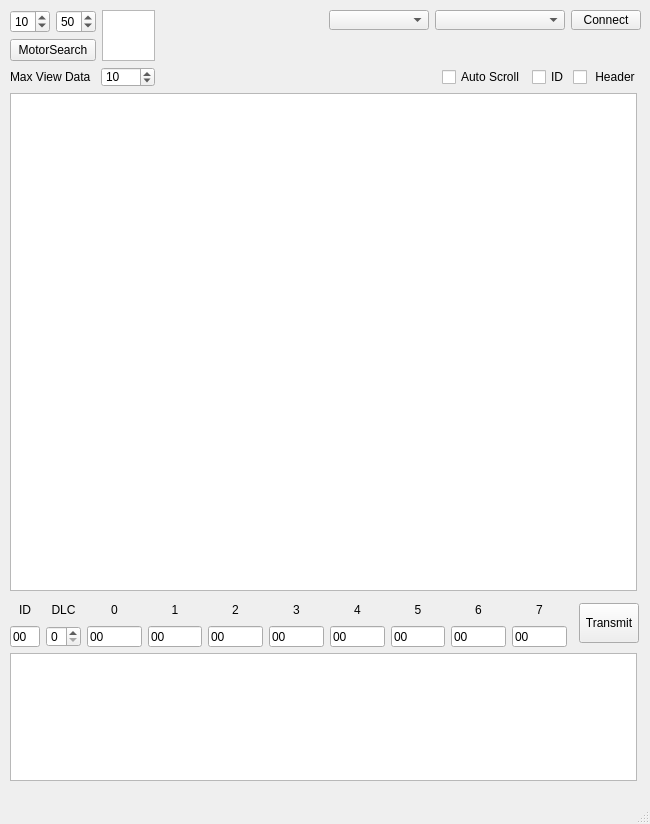
<?xml version="1.0" encoding="UTF-8"?>
<ui version="4.0">
 <class>MainWindow</class>
 <widget class="QMainWindow" name="MainWindow">
  <property name="geometry">
   <rect>
    <x>0</x>
    <y>0</y>
    <width>650</width>
    <height>824</height>
   </rect>
  </property>
  <property name="windowTitle">
   <string>MainWindow</string>
  </property>
  <widget class="QWidget" name="centralwidget">
   <widget class="QWidget" name="layoutWidget">
    <property name="geometry">
     <rect>
      <x>10</x>
      <y>600</y>
      <width>629</width>
      <height>181</height>
     </rect>
    </property>
    <layout class="QGridLayout" name="gridLayout_5">
     <item row="0" column="2">
      <spacer name="horizontalSpacer_2">
       <property name="orientation">
        <enum>Qt::Horizontal</enum>
       </property>
       <property name="sizeHint" stdset="0">
        <size>
         <width>40</width>
         <height>20</height>
        </size>
       </property>
      </spacer>
     </item>
     <item row="0" column="3">
      <widget class="QPushButton" name="CAN_tx_single_button">
       <property name="sizePolicy">
        <sizepolicy hsizetype="MinimumExpanding" vsizetype="Fixed">
         <horstretch>0</horstretch>
         <verstretch>0</verstretch>
        </sizepolicy>
       </property>
       <property name="minimumSize">
        <size>
         <width>60</width>
         <height>40</height>
        </size>
       </property>
       <property name="text">
        <string>Transmit</string>
       </property>
      </widget>
     </item>
     <item row="0" column="1">
      <layout class="QGridLayout" name="gridLayout_3">
       <item row="0" column="3">
        <widget class="QLabel" name="label_9">
         <property name="sizePolicy">
          <sizepolicy hsizetype="Preferred" vsizetype="Fixed">
           <horstretch>0</horstretch>
           <verstretch>0</verstretch>
          </sizepolicy>
         </property>
         <property name="minimumSize">
          <size>
           <width>20</width>
           <height>20</height>
          </size>
         </property>
         <property name="text">
          <string>3</string>
         </property>
         <property name="alignment">
          <set>Qt::AlignCenter</set>
         </property>
        </widget>
       </item>
       <item row="0" column="2">
        <widget class="QLabel" name="label_8">
         <property name="sizePolicy">
          <sizepolicy hsizetype="Preferred" vsizetype="Fixed">
           <horstretch>0</horstretch>
           <verstretch>0</verstretch>
          </sizepolicy>
         </property>
         <property name="minimumSize">
          <size>
           <width>20</width>
           <height>20</height>
          </size>
         </property>
         <property name="text">
          <string>2</string>
         </property>
         <property name="alignment">
          <set>Qt::AlignCenter</set>
         </property>
        </widget>
       </item>
       <item row="0" column="0">
        <widget class="QLabel" name="label_6">
         <property name="sizePolicy">
          <sizepolicy hsizetype="Preferred" vsizetype="Fixed">
           <horstretch>0</horstretch>
           <verstretch>0</verstretch>
          </sizepolicy>
         </property>
         <property name="minimumSize">
          <size>
           <width>20</width>
           <height>20</height>
          </size>
         </property>
         <property name="text">
          <string>0</string>
         </property>
         <property name="alignment">
          <set>Qt::AlignCenter</set>
         </property>
         <property name="textInteractionFlags">
          <set>Qt::TextBrowserInteraction</set>
         </property>
        </widget>
       </item>
       <item row="0" column="1">
        <widget class="QLabel" name="label_7">
         <property name="sizePolicy">
          <sizepolicy hsizetype="Preferred" vsizetype="Fixed">
           <horstretch>0</horstretch>
           <verstretch>0</verstretch>
          </sizepolicy>
         </property>
         <property name="minimumSize">
          <size>
           <width>20</width>
           <height>20</height>
          </size>
         </property>
         <property name="text">
          <string>1</string>
         </property>
         <property name="alignment">
          <set>Qt::AlignCenter</set>
         </property>
        </widget>
       </item>
       <item row="1" column="4">
        <widget class="QLineEdit" name="CAN_tx_4">
         <property name="sizePolicy">
          <sizepolicy hsizetype="MinimumExpanding" vsizetype="Fixed">
           <horstretch>0</horstretch>
           <verstretch>0</verstretch>
          </sizepolicy>
         </property>
         <property name="minimumSize">
          <size>
           <width>20</width>
           <height>20</height>
          </size>
         </property>
         <property name="text">
          <string>00</string>
         </property>
         <property name="maxLength">
          <number>2</number>
         </property>
         <property name="clearButtonEnabled">
          <bool>false</bool>
         </property>
        </widget>
       </item>
       <item row="1" column="1">
        <widget class="QLineEdit" name="CAN_tx_1">
         <property name="sizePolicy">
          <sizepolicy hsizetype="MinimumExpanding" vsizetype="Fixed">
           <horstretch>0</horstretch>
           <verstretch>0</verstretch>
          </sizepolicy>
         </property>
         <property name="minimumSize">
          <size>
           <width>20</width>
           <height>20</height>
          </size>
         </property>
         <property name="text">
          <string>00</string>
         </property>
         <property name="maxLength">
          <number>2</number>
         </property>
         <property name="clearButtonEnabled">
          <bool>false</bool>
         </property>
        </widget>
       </item>
       <item row="1" column="2">
        <widget class="QLineEdit" name="CAN_tx_2">
         <property name="sizePolicy">
          <sizepolicy hsizetype="MinimumExpanding" vsizetype="Fixed">
           <horstretch>0</horstretch>
           <verstretch>0</verstretch>
          </sizepolicy>
         </property>
         <property name="minimumSize">
          <size>
           <width>20</width>
           <height>20</height>
          </size>
         </property>
         <property name="text">
          <string>00</string>
         </property>
         <property name="maxLength">
          <number>2</number>
         </property>
         <property name="clearButtonEnabled">
          <bool>false</bool>
         </property>
        </widget>
       </item>
       <item row="1" column="0">
        <widget class="QLineEdit" name="CAN_tx_0">
         <property name="sizePolicy">
          <sizepolicy hsizetype="MinimumExpanding" vsizetype="Fixed">
           <horstretch>0</horstretch>
           <verstretch>0</verstretch>
          </sizepolicy>
         </property>
         <property name="minimumSize">
          <size>
           <width>20</width>
           <height>20</height>
          </size>
         </property>
         <property name="text">
          <string>00</string>
         </property>
         <property name="maxLength">
          <number>2</number>
         </property>
         <property name="clearButtonEnabled">
          <bool>false</bool>
         </property>
        </widget>
       </item>
       <item row="1" column="3">
        <widget class="QLineEdit" name="CAN_tx_3">
         <property name="sizePolicy">
          <sizepolicy hsizetype="MinimumExpanding" vsizetype="Fixed">
           <horstretch>0</horstretch>
           <verstretch>0</verstretch>
          </sizepolicy>
         </property>
         <property name="minimumSize">
          <size>
           <width>20</width>
           <height>20</height>
          </size>
         </property>
         <property name="text">
          <string>00</string>
         </property>
         <property name="maxLength">
          <number>2</number>
         </property>
         <property name="clearButtonEnabled">
          <bool>false</bool>
         </property>
        </widget>
       </item>
       <item row="1" column="5">
        <widget class="QLineEdit" name="CAN_tx_5">
         <property name="sizePolicy">
          <sizepolicy hsizetype="MinimumExpanding" vsizetype="Fixed">
           <horstretch>0</horstretch>
           <verstretch>0</verstretch>
          </sizepolicy>
         </property>
         <property name="minimumSize">
          <size>
           <width>20</width>
           <height>20</height>
          </size>
         </property>
         <property name="text">
          <string>00</string>
         </property>
         <property name="maxLength">
          <number>2</number>
         </property>
         <property name="clearButtonEnabled">
          <bool>false</bool>
         </property>
        </widget>
       </item>
       <item row="0" column="5">
        <widget class="QLabel" name="label_11">
         <property name="sizePolicy">
          <sizepolicy hsizetype="Preferred" vsizetype="Fixed">
           <horstretch>0</horstretch>
           <verstretch>0</verstretch>
          </sizepolicy>
         </property>
         <property name="minimumSize">
          <size>
           <width>20</width>
           <height>20</height>
          </size>
         </property>
         <property name="text">
          <string>5</string>
         </property>
         <property name="alignment">
          <set>Qt::AlignCenter</set>
         </property>
        </widget>
       </item>
       <item row="0" column="4">
        <widget class="QLabel" name="label_10">
         <property name="sizePolicy">
          <sizepolicy hsizetype="Preferred" vsizetype="Fixed">
           <horstretch>0</horstretch>
           <verstretch>0</verstretch>
          </sizepolicy>
         </property>
         <property name="minimumSize">
          <size>
           <width>20</width>
           <height>20</height>
          </size>
         </property>
         <property name="text">
          <string>4</string>
         </property>
         <property name="alignment">
          <set>Qt::AlignCenter</set>
         </property>
        </widget>
       </item>
       <item row="1" column="7">
        <widget class="QLineEdit" name="CAN_tx_7">
         <property name="sizePolicy">
          <sizepolicy hsizetype="MinimumExpanding" vsizetype="Fixed">
           <horstretch>0</horstretch>
           <verstretch>0</verstretch>
          </sizepolicy>
         </property>
         <property name="minimumSize">
          <size>
           <width>20</width>
           <height>20</height>
          </size>
         </property>
         <property name="text">
          <string>00</string>
         </property>
         <property name="maxLength">
          <number>2</number>
         </property>
         <property name="clearButtonEnabled">
          <bool>false</bool>
         </property>
        </widget>
       </item>
       <item row="0" column="6">
        <widget class="QLabel" name="label_12">
         <property name="sizePolicy">
          <sizepolicy hsizetype="Preferred" vsizetype="Fixed">
           <horstretch>0</horstretch>
           <verstretch>0</verstretch>
          </sizepolicy>
         </property>
         <property name="minimumSize">
          <size>
           <width>20</width>
           <height>20</height>
          </size>
         </property>
         <property name="text">
          <string>6</string>
         </property>
         <property name="alignment">
          <set>Qt::AlignCenter</set>
         </property>
        </widget>
       </item>
       <item row="0" column="7">
        <widget class="QLabel" name="label_13">
         <property name="sizePolicy">
          <sizepolicy hsizetype="Preferred" vsizetype="Fixed">
           <horstretch>0</horstretch>
           <verstretch>0</verstretch>
          </sizepolicy>
         </property>
         <property name="minimumSize">
          <size>
           <width>20</width>
           <height>20</height>
          </size>
         </property>
         <property name="text">
          <string>7</string>
         </property>
         <property name="alignment">
          <set>Qt::AlignCenter</set>
         </property>
        </widget>
       </item>
       <item row="1" column="6">
        <widget class="QLineEdit" name="CAN_tx_6">
         <property name="sizePolicy">
          <sizepolicy hsizetype="MinimumExpanding" vsizetype="Fixed">
           <horstretch>0</horstretch>
           <verstretch>0</verstretch>
          </sizepolicy>
         </property>
         <property name="minimumSize">
          <size>
           <width>20</width>
           <height>20</height>
          </size>
         </property>
         <property name="text">
          <string>00</string>
         </property>
         <property name="maxLength">
          <number>2</number>
         </property>
         <property name="clearButtonEnabled">
          <bool>false</bool>
         </property>
        </widget>
       </item>
      </layout>
     </item>
     <item row="0" column="0">
      <layout class="QGridLayout" name="gridLayout_4">
       <item row="2" column="2">
        <widget class="QLabel" name="label_15">
         <property name="sizePolicy">
          <sizepolicy hsizetype="Expanding" vsizetype="Fixed">
           <horstretch>0</horstretch>
           <verstretch>0</verstretch>
          </sizepolicy>
         </property>
         <property name="minimumSize">
          <size>
           <width>20</width>
           <height>20</height>
          </size>
         </property>
         <property name="text">
          <string>DLC</string>
         </property>
         <property name="alignment">
          <set>Qt::AlignCenter</set>
         </property>
        </widget>
       </item>
       <item row="2" column="1">
        <widget class="QLabel" name="label_14">
         <property name="sizePolicy">
          <sizepolicy hsizetype="Expanding" vsizetype="Fixed">
           <horstretch>0</horstretch>
           <verstretch>0</verstretch>
          </sizepolicy>
         </property>
         <property name="minimumSize">
          <size>
           <width>20</width>
           <height>20</height>
          </size>
         </property>
         <property name="text">
          <string>ID</string>
         </property>
         <property name="alignment">
          <set>Qt::AlignCenter</set>
         </property>
        </widget>
       </item>
       <item row="3" column="1">
        <widget class="QLineEdit" name="CAN_tx_id">
         <property name="sizePolicy">
          <sizepolicy hsizetype="MinimumExpanding" vsizetype="Fixed">
           <horstretch>0</horstretch>
           <verstretch>0</verstretch>
          </sizepolicy>
         </property>
         <property name="minimumSize">
          <size>
           <width>30</width>
           <height>20</height>
          </size>
         </property>
         <property name="text">
          <string>00</string>
         </property>
         <property name="maxLength">
          <number>3</number>
         </property>
         <property name="clearButtonEnabled">
          <bool>false</bool>
         </property>
        </widget>
       </item>
       <item row="3" column="2">
        <widget class="QSpinBox" name="CAN_tx_dlc">
         <property name="sizePolicy">
          <sizepolicy hsizetype="MinimumExpanding" vsizetype="Fixed">
           <horstretch>0</horstretch>
           <verstretch>0</verstretch>
          </sizepolicy>
         </property>
         <property name="minimumSize">
          <size>
           <width>35</width>
           <height>20</height>
          </size>
         </property>
         <property name="maximum">
          <number>8</number>
         </property>
        </widget>
       </item>
      </layout>
     </item>
     <item row="1" column="0" colspan="4">
      <widget class="QTableView" name="CAN_tx_tableView">
       <property name="sizePolicy">
        <sizepolicy hsizetype="Expanding" vsizetype="MinimumExpanding">
         <horstretch>0</horstretch>
         <verstretch>0</verstretch>
        </sizepolicy>
       </property>
       <property name="minimumSize">
        <size>
         <width>627</width>
         <height>40</height>
        </size>
       </property>
       <property name="maximumSize">
        <size>
         <width>627</width>
         <height>130</height>
        </size>
       </property>
      </widget>
     </item>
    </layout>
   </widget>
   <widget class="QWidget" name="layoutWidget_2">
    <property name="geometry">
     <rect>
      <x>10</x>
      <y>10</y>
      <width>631</width>
      <height>581</height>
     </rect>
    </property>
    <layout class="QGridLayout" name="gridLayout_6">
     <property name="sizeConstraint">
      <enum>QLayout::SetDefaultConstraint</enum>
     </property>
     <item row="0" column="0" rowspan="3">
      <layout class="QGridLayout" name="gridLayout">
       <item row="0" column="1">
        <widget class="QSpinBox" name="MotorSearch_endnum">
         <property name="minimumSize">
          <size>
           <width>40</width>
           <height>20</height>
          </size>
         </property>
         <property name="maximumSize">
          <size>
           <width>40</width>
           <height>16777215</height>
          </size>
         </property>
         <property name="minimum">
          <number>2</number>
         </property>
         <property name="maximum">
          <number>2047</number>
         </property>
         <property name="value">
          <number>50</number>
         </property>
        </widget>
       </item>
       <item row="0" column="0">
        <widget class="QSpinBox" name="MotorSearch_startnum">
         <property name="minimumSize">
          <size>
           <width>40</width>
           <height>20</height>
          </size>
         </property>
         <property name="maximumSize">
          <size>
           <width>40</width>
           <height>16777215</height>
          </size>
         </property>
         <property name="minimum">
          <number>1</number>
         </property>
         <property name="maximum">
          <number>2046</number>
         </property>
         <property name="value">
          <number>10</number>
         </property>
        </widget>
       </item>
       <item row="1" column="0" colspan="2">
        <widget class="QPushButton" name="MotorSearch_start_button">
         <property name="minimumSize">
          <size>
           <width>80</width>
           <height>20</height>
          </size>
         </property>
         <property name="maximumSize">
          <size>
           <width>90</width>
           <height>16777215</height>
          </size>
         </property>
         <property name="text">
          <string>MotorSearch</string>
         </property>
        </widget>
       </item>
       <item row="0" column="2" rowspan="2">
        <widget class="QListView" name="MotorSearch_list">
         <property name="sizePolicy">
          <sizepolicy hsizetype="Minimum" vsizetype="Minimum">
           <horstretch>0</horstretch>
           <verstretch>0</verstretch>
          </sizepolicy>
         </property>
         <property name="minimumSize">
          <size>
           <width>40</width>
           <height>40</height>
          </size>
         </property>
         <property name="maximumSize">
          <size>
           <width>53</width>
           <height>16777215</height>
          </size>
         </property>
         <property name="font">
          <font>
           <pointsize>9</pointsize>
          </font>
         </property>
        </widget>
       </item>
      </layout>
     </item>
     <item row="0" column="1">
      <spacer name="horizontalSpacer_3">
       <property name="orientation">
        <enum>Qt::Horizontal</enum>
       </property>
       <property name="sizeHint" stdset="0">
        <size>
         <width>40</width>
         <height>20</height>
        </size>
       </property>
      </spacer>
     </item>
     <item row="1" column="2" rowspan="2">
      <spacer name="verticalSpacer_2">
       <property name="orientation">
        <enum>Qt::Vertical</enum>
       </property>
       <property name="sizeType">
        <enum>QSizePolicy::Fixed</enum>
       </property>
       <property name="sizeHint" stdset="0">
        <size>
         <width>20</width>
         <height>28</height>
        </size>
       </property>
      </spacer>
     </item>
     <item row="1" column="1" rowspan="2">
      <spacer name="verticalSpacer">
       <property name="orientation">
        <enum>Qt::Vertical</enum>
       </property>
       <property name="sizeType">
        <enum>QSizePolicy::Fixed</enum>
       </property>
       <property name="sizeHint" stdset="0">
        <size>
         <width>20</width>
         <height>28</height>
        </size>
       </property>
      </spacer>
     </item>
     <item row="0" column="2">
      <layout class="QHBoxLayout" name="horizontalLayout">
       <item>
        <widget class="QComboBox" name="baudrate_combo_box">
         <property name="sizePolicy">
          <sizepolicy hsizetype="MinimumExpanding" vsizetype="Minimum">
           <horstretch>0</horstretch>
           <verstretch>0</verstretch>
          </sizepolicy>
         </property>
         <property name="minimumSize">
          <size>
           <width>100</width>
           <height>20</height>
          </size>
         </property>
         <property name="maximumSize">
          <size>
           <width>100</width>
           <height>20</height>
          </size>
         </property>
         <property name="editable">
          <bool>false</bool>
         </property>
        </widget>
       </item>
       <item>
        <widget class="QComboBox" name="device_combo_box">
         <property name="sizePolicy">
          <sizepolicy hsizetype="MinimumExpanding" vsizetype="Minimum">
           <horstretch>0</horstretch>
           <verstretch>0</verstretch>
          </sizepolicy>
         </property>
         <property name="minimumSize">
          <size>
           <width>130</width>
           <height>20</height>
          </size>
         </property>
         <property name="maximumSize">
          <size>
           <width>130</width>
           <height>20</height>
          </size>
         </property>
         <property name="editable">
          <bool>false</bool>
         </property>
        </widget>
       </item>
       <item>
        <widget class="QPushButton" name="canable_connect_botton">
         <property name="enabled">
          <bool>true</bool>
         </property>
         <property name="sizePolicy">
          <sizepolicy hsizetype="MinimumExpanding" vsizetype="Minimum">
           <horstretch>0</horstretch>
           <verstretch>0</verstretch>
          </sizepolicy>
         </property>
         <property name="minimumSize">
          <size>
           <width>70</width>
           <height>20</height>
          </size>
         </property>
         <property name="maximumSize">
          <size>
           <width>70</width>
           <height>20</height>
          </size>
         </property>
         <property name="text">
          <string>Connect</string>
         </property>
         <property name="checkable">
          <bool>false</bool>
         </property>
         <property name="autoDefault">
          <bool>true</bool>
         </property>
         <property name="default">
          <bool>false</bool>
         </property>
         <property name="flat">
          <bool>false</bool>
         </property>
        </widget>
       </item>
      </layout>
     </item>
     <item row="3" column="0" colspan="3">
      <layout class="QGridLayout" name="gridLayout_2">
       <item row="0" column="3">
        <spacer name="horizontalSpacer">
         <property name="orientation">
          <enum>Qt::Horizontal</enum>
         </property>
         <property name="sizeHint" stdset="0">
          <size>
           <width>40</width>
           <height>20</height>
          </size>
         </property>
        </spacer>
       </item>
       <item row="0" column="5">
        <widget class="QCheckBox" name="CAN_rx_aggregate_checkbox">
         <property name="minimumSize">
          <size>
           <width>35</width>
           <height>16</height>
          </size>
         </property>
         <property name="maximumSize">
          <size>
           <width>35</width>
           <height>16</height>
          </size>
         </property>
         <property name="text">
          <string>ID</string>
         </property>
        </widget>
       </item>
       <item row="0" column="0" colspan="2">
        <widget class="QLabel" name="label">
         <property name="minimumSize">
          <size>
           <width>85</width>
           <height>20</height>
          </size>
         </property>
         <property name="maximumSize">
          <size>
           <width>85</width>
           <height>20</height>
          </size>
         </property>
         <property name="text">
          <string>Max View Data</string>
         </property>
        </widget>
       </item>
       <item row="0" column="6">
        <widget class="QCheckBox" name="CAN_rx_header_aggregate_checkbox">
         <property name="minimumSize">
          <size>
           <width>68</width>
           <height>16</height>
          </size>
         </property>
         <property name="maximumSize">
          <size>
           <width>68</width>
           <height>16</height>
          </size>
         </property>
         <property name="text">
          <string> Header</string>
         </property>
        </widget>
       </item>
       <item row="0" column="4">
        <widget class="QCheckBox" name="CAN_auto_scroll_checkbox">
         <property name="minimumSize">
          <size>
           <width>84</width>
           <height>16</height>
          </size>
         </property>
         <property name="maximumSize">
          <size>
           <width>84</width>
           <height>16</height>
          </size>
         </property>
         <property name="text">
          <string>Auto Scroll</string>
         </property>
        </widget>
       </item>
       <item row="0" column="2">
        <widget class="QSpinBox" name="CAN_rx_length_spinbox">
         <property name="minimumSize">
          <size>
           <width>54</width>
           <height>20</height>
          </size>
         </property>
         <property name="maximumSize">
          <size>
           <width>60</width>
           <height>20</height>
          </size>
         </property>
         <property name="minimum">
          <number>1</number>
         </property>
         <property name="maximum">
          <number>1000</number>
         </property>
         <property name="value">
          <number>10</number>
         </property>
        </widget>
       </item>
       <item row="1" column="0" colspan="7">
        <widget class="QTableView" name="CAN_main_tableView">
         <property name="sizePolicy">
          <sizepolicy hsizetype="Expanding" vsizetype="MinimumExpanding">
           <horstretch>0</horstretch>
           <verstretch>0</verstretch>
          </sizepolicy>
         </property>
         <property name="minimumSize">
          <size>
           <width>550</width>
           <height>40</height>
          </size>
         </property>
         <property name="maximumSize">
          <size>
           <width>627</width>
           <height>16777215</height>
          </size>
         </property>
        </widget>
       </item>
      </layout>
     </item>
    </layout>
   </widget>
  </widget>
  <widget class="QMenuBar" name="menubar">
   <property name="geometry">
    <rect>
     <x>0</x>
     <y>0</y>
     <width>650</width>
     <height>22</height>
    </rect>
   </property>
  </widget>
  <widget class="QStatusBar" name="statusbar"/>
 </widget>
 <resources/>
 <connections/>
</ui>
